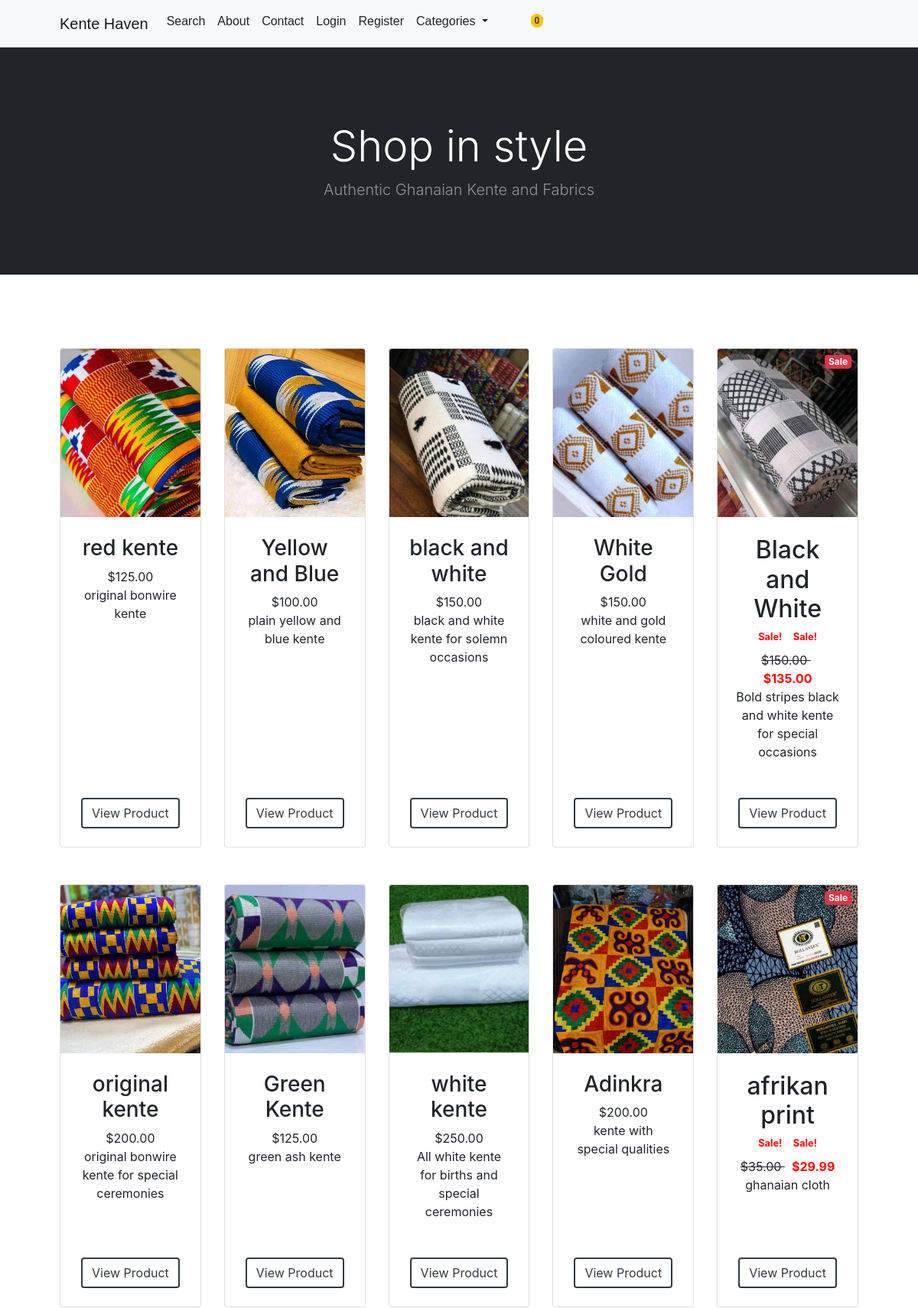
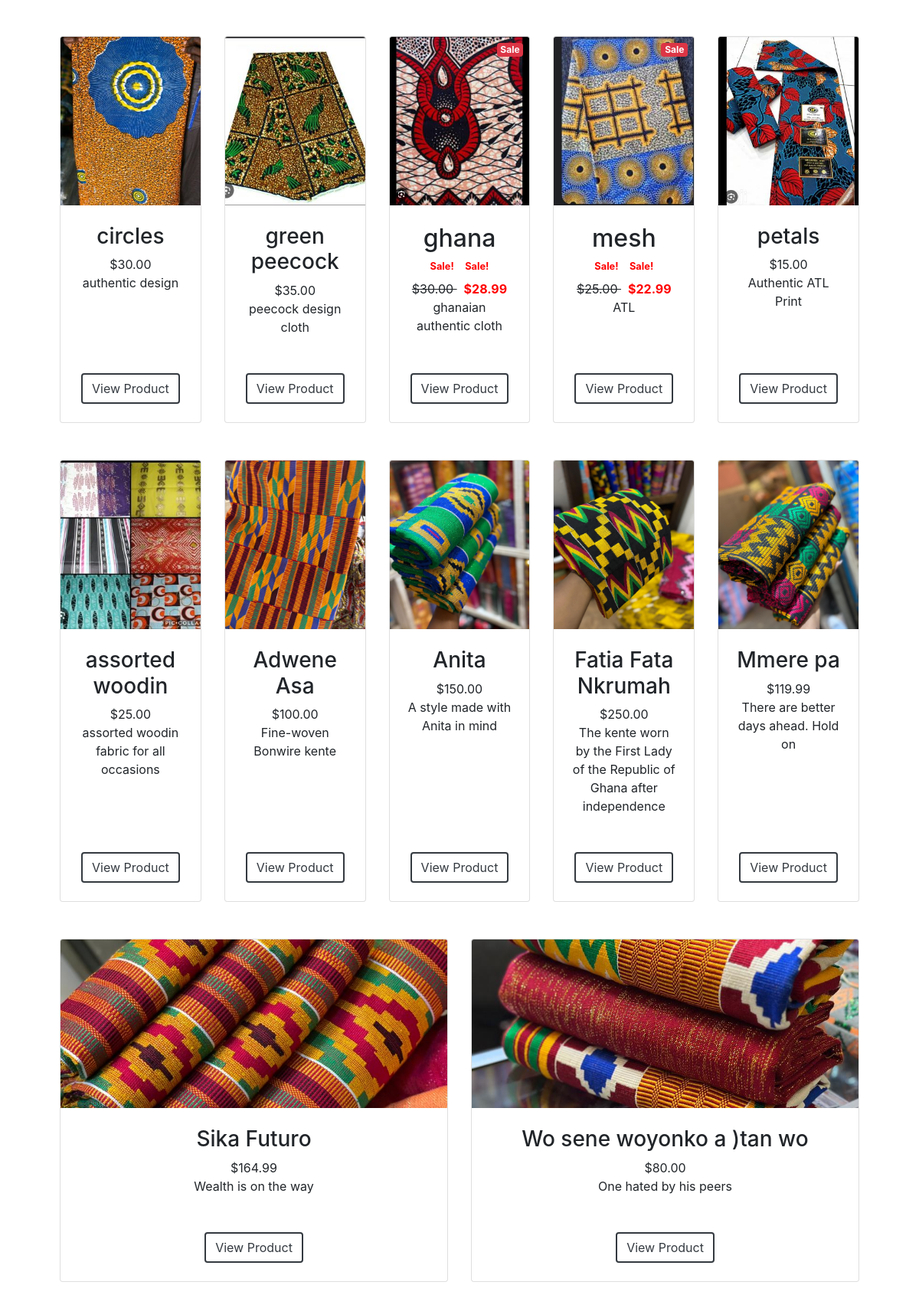
The page / (upper part) on the database its author committed (2 pictures, top to bottom).
### products/models.py (models this page shows, shortened)
class Product(models.Model):
    name = models.CharField(max_length=100)
    category = models.ForeignKey(Category, on_delete=models.CASCADE, default=1)
    description = models.TextField(blank=True, max_length=250, default='', null=True)
    price = models.DecimalField(default=0, max_digits=10, decimal_places=2)
    image = models.ImageField(upload_to='uploads/products/', blank=True, null=True, default='images/red-kente.JPG')
    is_sale = models.BooleanField(default=False)
    sale_price = models.DecimalField(default=0, max_digits=10, decimal_places=2, null=True, blank=True)
    stock = models.PositiveIntegerField(default=0)

### products/views.py (the view)
# urls.py: path('', views.home, name='home'),
def home(request):
    products = Product.objects.all()  # all products
    context = {
        'products': products
    }
    return render(request, 'products/home.html', context)

### cart/context_processors.py (called while the page is built)
def cart(request):
    return {'cart': Cart(request)}

### products/templates/products/home.html (shortened to what this page needs)
{% extends 'base.html' %}
{% block content %}
{% load static %}
<header class="bg-dark py-5">
    <div class="container px-4 px-lg-5 my-5">
        <div class="text-center text-white">
            <h1 class="display-4 fw-bolder">Shop in style</h1>
            <p class="lead fw-normal text-white-50 mb-0">Authentic Ghanaian Kente and Fabrics </p>
        </div>
    </div>
</header>
<section class="py-5">
    <div class="container px-4 px-lg-5 mt-5">
    <div class="row gx-4 gx-lg-5 row-cols-2 row-cols-md-3 row-cols-xl-4 justify-content-center">
    {% for product in products %}
        {% if product.is_sale %}
        <div class="col mb-5">
            <div class="card h-100">
            <div class="badge bg-danger text-white position-absolute"
                style="top: 0.5rem; right: 0.5rem">Sale</div>
            {% if product.image %}
                <img class="card-img-top" src="{{ product.image.url }}" alt="{{ product.name }} - Kente Cloth Design">
            {% else %}
                <img class="card-img-top" src="{% static 'images/no-image.png' %}" alt="Product image not available">
            {% endif %}
            <div class="card-body p-4">
                <div class="text-center">
            <h2 class="fw-bolder">{{ product.name }}</h2>
               <div class="d-flex justify-content-center small
               .rating-stars mb-2">
                &nbsp;&nbsp;<span style="color: red; font-weight: bold;">Sale!</span>&nbsp;&nbsp;
                &nbsp;&nbsp;<span style="color: red; font-weight: bold;">Sale!</span>&nbsp;&nbsp;
            </div>
                <strike>
                ${{ product.price }}
                </strike>
                <span style="color: red; font-weight: bold;">${{ product.sale_price }}</span>
                <br/>
                {{ product.description }}
            </div>
            </div>
                            <div class="card-footer p-4 pt-0 border-top-0 bg-transparent">
                                <div class="text-center"><a class="btn btn-outline-dark mt-auto" href="{% url 'product_detail'  product.id %}">View Product</a></div>
                            </div>
                        </div>
                    </div>
                            {% else %}
                    <div class="col mb-5">
                        <div class="card h-100">
                            {% if product.image %}
                                <img class="card-img-top" src="{{ product.image.url }}" alt="{{ product.name }} - Traditional Kente Fabric">
                            {% else %}
                                <img class="card-img-top" src="{% static 'images/no-image.png' %}" alt="No Image Available for this product">
                            {% endif %}
                            <div class="card-body p-4">
                                <div class="text-center">
                                    <h3 class="fw-bolder">{{ product.name }}</h3>
                                    ${{ product.price }}
                                    <br/>
                                    {{ product.description }}
                                </div>
                            </div>
                            <div class="card-footer p-4 pt-0 border-top-0 bg-transparent">
                                <div class="text-center"><a class="btn btn-outline-dark mt-auto" href="{% url 'product_detail' product.id %}">View Product</a></div>
                            </div>
                        </div>
                    </div>
                        {% endif %}
                    {% endfor %}
            </div>
        </section>
{% endblock %}

### static/css/styles.css (style rules this page uses)
html, body { height: 100%; }
body { color: #212529; background: #ffffff; }
header.bg-dark { background-color: #212529 !important; }
.card { height: 100%; }
.card-img-top { height: 220px; object-fit: cover; }
.btn-outline-dark { border-width: 2px; }

### rows shown on the page
Product: image (picture), name "red kente", price "125.00", description "original bonwire kente"
Product: image (picture), name "Yellow and Blue", price "100.00", description "plain yellow and blue kente"
Product: image (picture), name "black and white", price "150.00", description "black and white kente for solemn occasions"
Product: image (picture), name "White Gold", price "150.00", description "white and gold coloured kente"
Product: image (picture), name "Black and White", price "150.00", sale_price "135.00", description "Bold stripes black and white kente for special occasions"
Product: image (picture), name "original kente", price "200.00", description "original bonwire kente for special ceremonies"
Product: image (picture), name "Green Kente", price "125.00", description "green ash kente"
Product: image (picture), name "white kente", price "250.00", description "All white kente for births and special ceremonies"
Product: image (picture), name "Adinkra", price "200.00", description "kente with special qualities"
Product: image (picture), name "afrikan print", price "35.00", sale_price "29.99", description "ghanaian cloth"
Product: image (picture), name "circles", price "30.00", description "authentic design"
Product: image (picture), name "green peecock", price "35.00", description "peecock design cloth"
Product: image (picture), name "ghana", price "30.00", sale_price "28.99", description "ghanaian authentic cloth"
Product: image (picture), name "mesh", price "25.00", sale_price "22.99", description "ATL"
Product: image (picture), name "petals", price "15.00", description "Authentic ATL Print"
Product: image (picture), name "assorted woodin", price "25.00", description "assorted woodin fabric for all occasions"
Product: image (picture), name "Adwene Asa", price "100.00", description "Fine-woven Bonwire kente"
Product: image (picture), name "Anita", price "150.00", description "A style made with Anita in mind"
Product: image (picture), name "Fatia Fata Nkrumah", price "250.00", description "The kente worn by the First Lady of the Republic of Ghana after independence"
Product: image (picture), name "Mmere pa", price "119.99", description "There are better days ahead. Hold on"
Product: image (picture), name "Sika Futuro", price "164.99", description "Wealth is on the way"
Product: image (picture), name "Wo sene woyonko a )tan wo", price "80.00", description "One hated by his peers"

### other values the page prints
{{ total_items }} "0"
